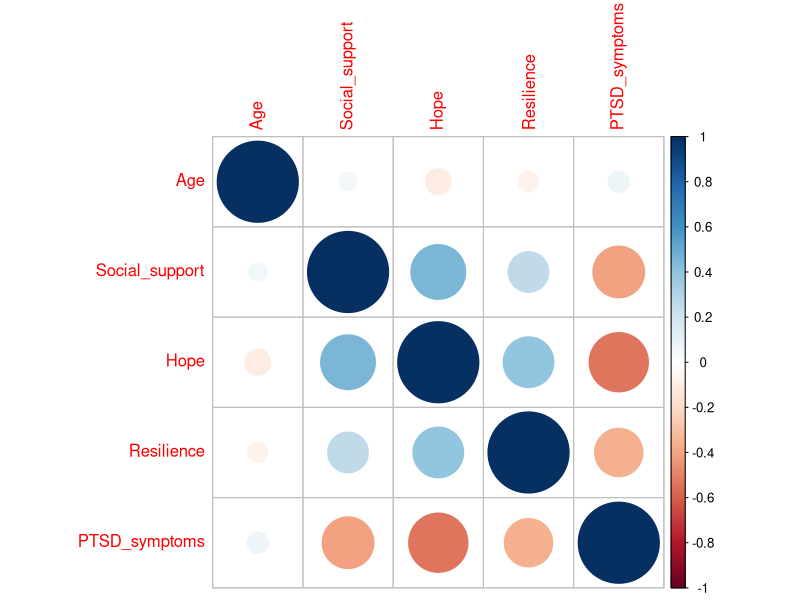
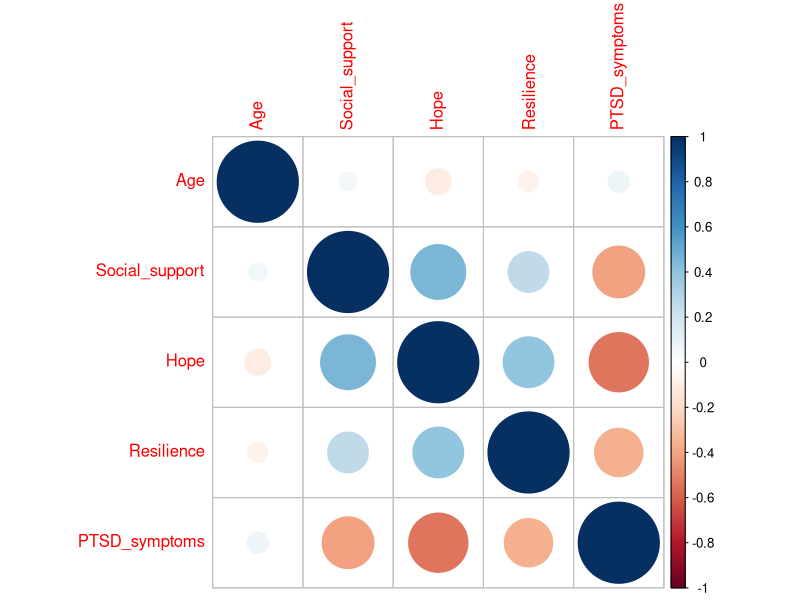
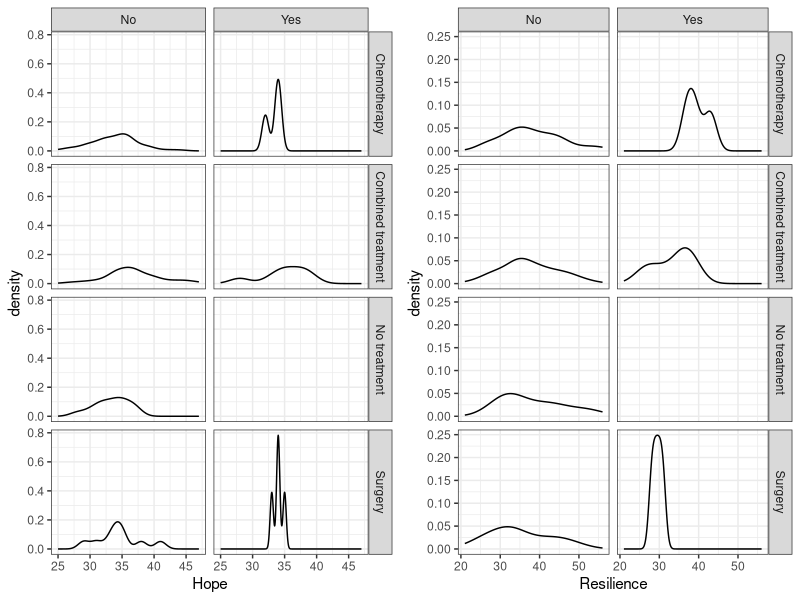
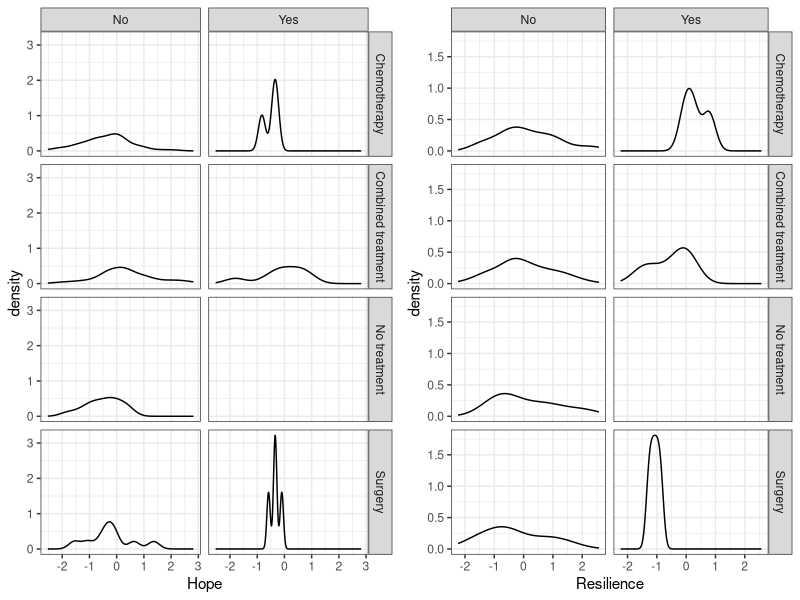
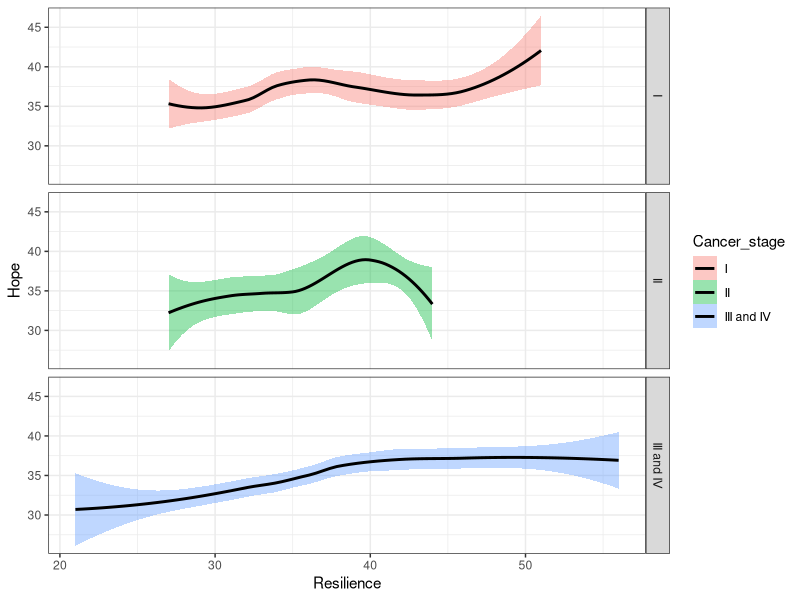
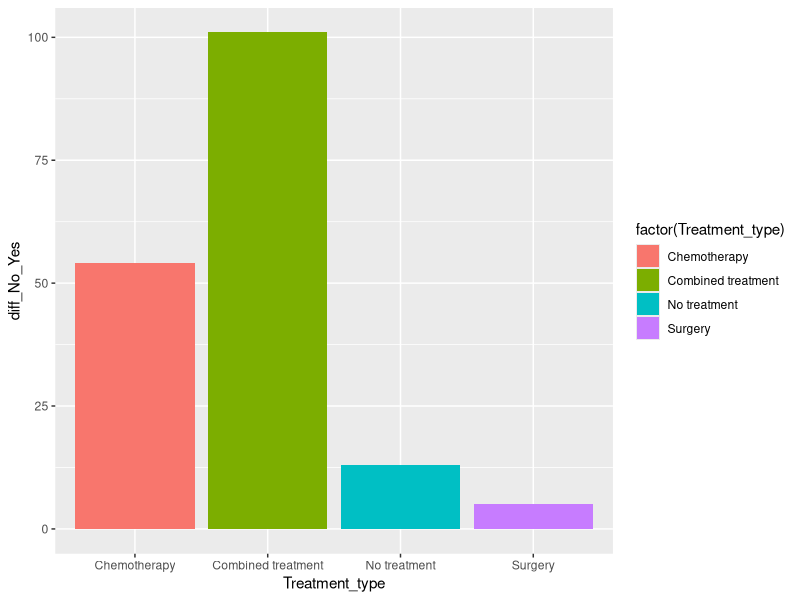
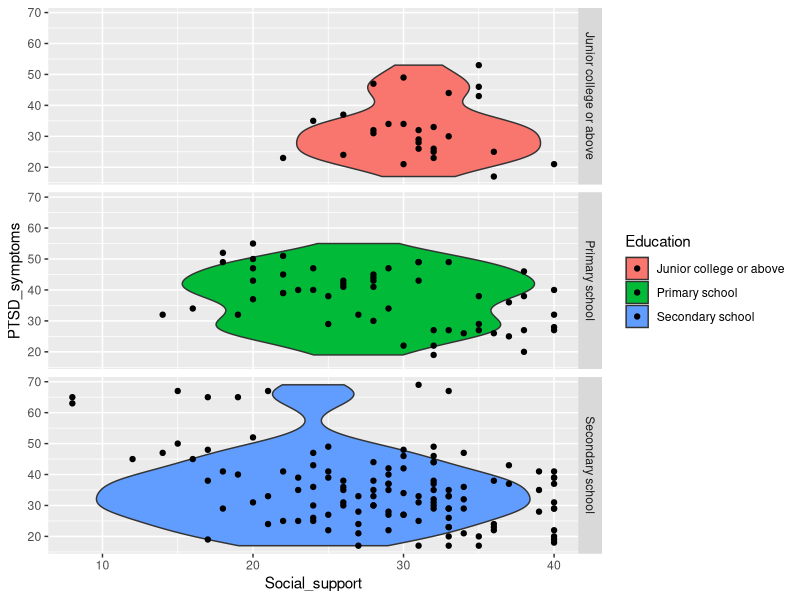
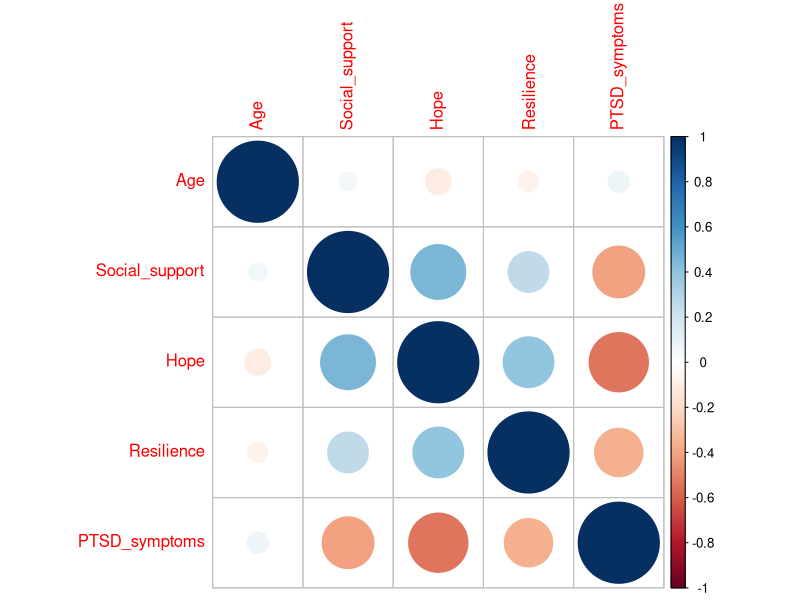

These figures' R source, in order: (Note: this script raises an error after producing the figures.)
## ---- chunk 1
library(readxl)
library(psych)
library(car)
library(ggplot2)
library(dplyr)
library(gridExtra)
library(cowplot)
library(Hmisc)
library(multcomp)
library(corrplot)
## ---- chunk 2
data <- read_excel('Data/PTSR.xlsx')
colnames(data) = gsub(" ", "_", colnames(data))

data <- na.omit(data)
## ---- chunk 3
str(data)

num_data <- data[sapply(data, is.numeric)]
data_PTSR.cor <- cor(num_data, method = c("pearson"))
data_PTSR.cor
corrplot(data_PTSR.cor)
## ---- chunk 4
str(data)

num_data <- data[sapply(data, is.numeric)]
data_PTSR.cor = cor(num_data, method = c("pearson"))
data_PTSR.cor
corrplot(data_PTSR.cor)
## ---- chunk 5
p_Hope <- ggplot(data, aes(Hope)) +
  geom_density() +
  facet_grid(Treatment_type~Metastasis) +
  theme_bw()

p_Resilience <- ggplot(data, aes(Resilience)) +
  geom_density() +
  facet_grid(Treatment_type~Metastasis) +
  theme_bw()

plot_grid(p_Hope, p_Resilience)
## ---- chunk 6
#Разбиваем датасет на количесвенные и каочесвенные предикторы
data_nums <- data[grep("Social_support", colnames(data)) : 
                    grep("PTSD_symptoms", colnames(data))] %>% mutate(data[grep("Age", colnames(data))])

data_char <- data[grep("Marital_status", colnames(data)) : 
                    grep("Metastasis", colnames(data))] %>% mutate(data[grep("Marital_status_Education", colnames(data))])

#Нормализация min/max
normilize_1 <- function(x) {
  return(x - min(x)) / (max(x) - min(x))
}

#Нормализация методом Z-оценок 
normilize_2 <- function(x) {
  return((x - mean(x)) / sd(x))
}

#Нормализацуем
data_nums <- data_nums %>% summarise(across(everything(), normilize_1))
data_nums <- data_nums %>% summarise(across(everything(), normilize_2))

data_normalize <- data
#Заменяем значения в оригинальном датасете
data_normalize[,1] <- data_nums[,5] 
data_normalize[,8:11] <- data_nums[,1:4]

p_Hope_normalize <- ggplot(data_normalize, aes(Hope)) +
  geom_density() +
  facet_grid(Treatment_type~Metastasis) +
  theme_bw()

p_Resilience_normalize <- ggplot(data_normalize, aes(Resilience)) +
  geom_density() +
  facet_grid(Treatment_type~Metastasis) +
  theme_bw()

plot_grid(p_Hope_normalize, p_Resilience_normalize)
## ---- chunk 7
p_Hope_Resilience_Cancer_stage <- ggplot(data, aes(Resilience, Hope, fill = Cancer_stage)) +
  geom_smooth(color = "black") +
  facet_grid(Cancer_stage~.) + 
  theme_bw()
p_Hope_Resilience_Cancer_stage 
## ---- chunk 8
#Создадим новый dataframe, где опредилим такой показатель как 
#разность между количесвом имеющихся метастаз и их отсуствия в методе
data_group_treatment <- data %>% group_by(Treatment_type) %>% summarise(
  count_No_metastasis = sum(Metastasis == "No"),  count_Yes_metastasis = sum(Metastasis == "Yes"), 
  diff_No_Yes = sum(Metastasis == "No") - sum(Metastasis == "Yes")) 

#Для отображения эффективности методов лечения построим график
p_Treatment_diff_No_Yes_metastasis <- 
  ggplot(data = data_group_treatment, 
         aes(y = diff_No_Yes, x = Treatment_type, fill =  factor(Treatment_type))) + 
  geom_bar(stat = "identity")

p_Treatment_diff_No_Yes_metastasis
## ---- chunk 9
p_Social_support_PTSD_symptoms <- 
  ggplot(data = data, aes(Social_support, PTSD_symptoms, fill = Education)) + 
  geom_violin() + 
  geom_point() + 
  facet_grid(Education~.)
p_Social_support_PTSD_symptoms 
#Блинны-ны-ны ны-ны-ны
## ---- chunk 10
corrplot(data_PTSR.cor) 
## ---- chunk 11
model <- lm(PTSD_symptoms ~ Social_support:Hope + Resilience:Hope + Age, data = data_nums)
summary(model)
## ---- chunk 12
model_diag_original <- data.frame(fortify(model), data_nums) 
gg_resid_original <- ggplot(data = model_diag_original, aes(x = .fitted, y = .stdresid)) + 
  geom_point() + 
  geom_hline(yintercept = 0) +
  geom_smooth(method = "lm") +
  geom_hline(yintercept = 2, color = "red") +
  geom_hline(yintercept = -2, color = "red")  

gg_resid_original
## ---- chunk 13
res_1_original <- gg_resid_original + aes(x = Hope)
res_2_original <- gg_resid_original + aes(x = Resilience)
res_3_original <- gg_resid_original + aes(x = Social_support)
res_4_original <- gg_resid_original + aes(x = Age)

grid.arrange(res_1_original, res_2_original, res_3_original, res_4_original, nrow = 2)
## ---- chunk 14
model_1 <- lm(PTSD_symptoms ~ Social_support*Hope*Resilience + Age, data = data_nums)
summary(model_1) 
## ---- chunk 15
model_2 <- lm(PTSD_symptoms ~ Social_support*Hope + Resilience + Age, data = data_nums)
summary(model_2)
## ---- chunk 16
model_diag_model_2 <- data.frame(fortify(model_2), data_nums) 
gg_resid_model_2 <- ggplot(data = model_diag_model_2, aes(x = .fitted, y = .stdresid)) + 
  geom_point() + 
  geom_hline(yintercept = 0) +
  geom_smooth(method = "lm") +
  geom_hline(yintercept = 2, color = "red") +
  geom_hline(yintercept = -2, color = "red")  

gg_resid_model_2
## ---- chunk 17
data_nums_without_emissions <- data_nums %>% mutate(.stdresid = model_diag_model_2$.stdresid) %>% 
  filter(.stdresid < 1.999 & .stdresid > -1.999)

#Перестроим модель по той же схеме:
model_2_we <- lm(PTSD_symptoms ~ Social_support*Hope + Resilience + Age, data = data_nums_without_emissions)

#Постром график остатков снова
model_diag_model_2_without_emissions <- data.frame(fortify(model_2_we), data_nums_without_emissions)

model_diag_model_2_without_emissions <- data.frame(fortify(model_2_we), data_nums_without_emissions) 
gg_resid_model_2_without_emissions <- ggplot(data = model_diag_model_2_without_emissions, aes(x = .fitted, y = .stdresid)) + 
  geom_point() + 
  geom_hline(yintercept = 0) +
  geom_smooth(method = "lm") +
  geom_hline(yintercept = 2, color = "red") +
  geom_hline(yintercept = -2, color = "red") 

gg_resid_model_2_without_emissions
## ---- chunk 18
res_1_model_2 <- gg_resid_model_2_without_emissions + aes(x = Hope)
res_2_model_2 <- gg_resid_model_2_without_emissions + aes(x = Resilience)
res_3_model_2 <- gg_resid_model_2_without_emissions + aes(x = Social_support)
res_4_model_2 <- gg_resid_model_2_without_emissions + aes(x = Age)

grid.arrange(res_1_model_2, res_2_model_2, res_3_model_2, res_4_model_2, nrow = 2)
## ---- chunk 19
vif(model) #Неких значений болше 2 невыявлено. Ничего не удаляем. 

drop1(model_2_we, test = "F")

summary(model) #Еще теперь будем проверять значение p-value, чтобы не привести к его ухудшению (увеличению). 
## ---- chunk 20
model_3 <- update(model_2_we, .~. - Age)
drop1(model_3, test = "F")

summary(model_3)
## ---- chunk 21
model_4 <- update(model_3, .~. - Resilience)
drop1(model_4, test = "F")

summary(model_4)
## ---- chunk 22
model_diag_model_4 <- data.frame(fortify(model_4), data_nums_without_emissions) 
gg_resid_model_4 <- ggplot(data = model_diag_model_4, aes(x = .fitted, y = .stdresid)) + 
  geom_point() + 
  geom_hline(yintercept = 0) +
  geom_smooth(method = "lm") +
  geom_hline(yintercept = 2, color = "red") +
  geom_hline(yintercept = -2, color = "red")

gg_resid_model_4

res_1_model_4 <- gg_resid_model_4 + aes(x = Hope)
res_2_model_4 <- gg_resid_model_4 + aes(x = Social_support)
res_3_model_4 <- gg_resid_model_4 + aes(x = Resilience)
grid.arrange(res_1_model_4, res_2_model_4, res_3_model_4, nrow = 2)

qqPlot(model_diag_model_4$.stdresid)
## ---- chunk 23
predictions_data <- data.frame(
  Hope = seq(min(data_nums_without_emissions$Hope), max(data_nums_without_emissions$Hope), length.out = 100),
  Social_support = mean(data_nums_without_emissions$Social_support))

predictions <- predict(model_4, newdata = predictions_data,  interval = 'confidence')
predictions_data <- data.frame(predictions_data, predictions)

Pl_predict <- ggplot(predictions_data, aes(x = Hope, y = fit)) +
  geom_ribbon(alpha = 0.2, aes(ymin = lwr, ymax = upr)) +
  geom_line()
Pl_predict 
## ---- chunk 24
data$Cancer_stage <- factor(data$Cancer_stage)
model_disp <- lm(data = data, PTSD_symptoms ~ Cancer_stage)
summary(model_disp)
## ---- chunk 25
ggplot(data, aes(Cancer_stage, PTSD_symptoms, color = Cancer_stage)) + 
  stat_summary(fun.data = "mean_cl_normal") 
## ---- chunk 26
model_disp_anova <- Anova(model_disp)
model_disp_anova
## ---- chunk 27
model_disp_diag <- fortify(model_disp)
p_kuke <- ggplot(model_disp_diag, aes(x = 1:nrow(model_disp_diag), y = .cooksd)) + 
  geom_bar(stat = "identity") + 
  ggtitle("График расстояний Кука")
p_kuke 
## ---- chunk 28
p_remains <- ggplot(model_disp_diag, aes(x = Cancer_stage, y = .stdresid)) + 
  geom_boxplot() +
  geom_hline(yintercept = 0) +
  ggtitle("График остатков")
p_remains
## ---- chunk 29
qqPlot(model_disp, id = FALSE) #На концах графика видны сильные выбросы
## ---- chunk 30
post_hoch <- glht(model_disp, linfct = mcp(Cancer_stage = "Tukey"))
result_post_hoch <- summary(post_hoch)
result_post_hoch
## ---- chunk 31
predictions_data_disp <- data.frame(Cancer_stage = factor(levels(data$Cancer_stage), levels = levels(data$Cancer_stage)))
predictions_data_disp <- data.frame(predictions_data_disp,
                     predict(model_disp, newdata = predictions_data_disp, interval = "confidence")
)

gg_bars <- ggplot(data = predictions_data_disp, aes(x = Cancer_stage, y = fit)) +
  geom_bar(stat = "identity", aes(fill = Cancer_stage), width = 0.5) +
  geom_errorbar(aes(ymin = lwr, ymax = upr), width = 0.1)
gg_bars
